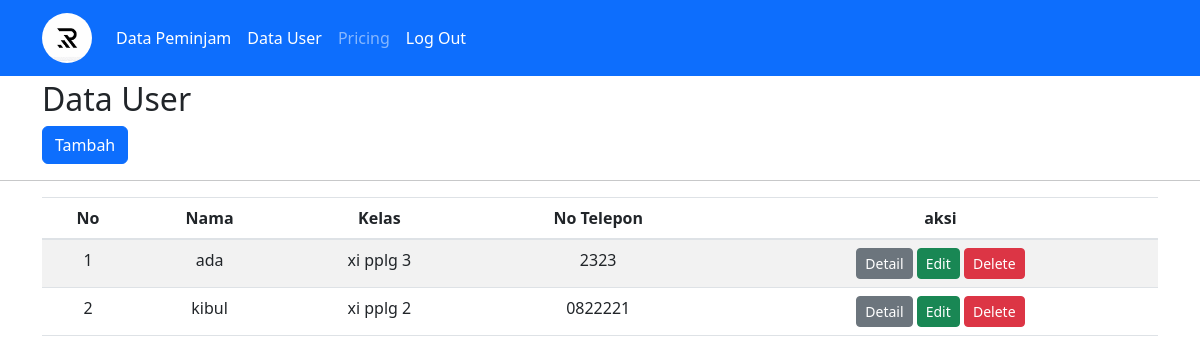
Screenshot of /user.php with the database file from the repository.
### tables this page shows
CREATE TABLE `user` (
  `id_user` int(11) NOT NULL,
  `nama` varchar(30) NOT NULL,
  `kelas` varchar(30) NOT NULL,
  `no_tlp` varchar(30) NOT NULL
);

### config/control.php (called while the page is built, shortened)
<?php
function select ($query)
{
    global $db;
    $result = mysqli_query($db, $query);
    $rows= [];
    while ($row = mysqli_fetch_assoc($result)) {
        $rows[] = $row;
    }
    return $rows;
}
?>

### user.php (the view, shortened to what this page needs)
<?php
include 'layout/header.php';
$data_user = select("SELECT * FROM user ORDER BY id_user");
?>
<div class="container mt-1">
    <h2>Data User</h2>
</div>
<div class="container">
    <a href="tambah-user.php" class="btn btn-primary">Tambah</a>
</div>
<hr>
<div class="container mt-2 text-center">
    <table class="table table-border table-striped" id="table">
        <thead>
            <tr class="text-center">
            <th scope="col">No</th>
                <th scope="col">Nama</th>
                <th scope="col">Kelas</th>
                <th scope="col">No Telepon</th>
                <th scope="col">aksi</th>
            </tr>
        </thead>
        <tbody>
            <?php $no = 1; ?>
            <?php foreach ($data_user as $user) : ?>
                <div class="container">
                    <tr>
                        <td><?= $no++; ?></td>
                        <td><?= $user['nama']; ?></td>
                        <td><?= $user['kelas']; ?></td>
                        <td><?= $user['no_tlp']; ?></td>
                        <td class="text-center">
                            <a href="detail.php?id_user=<?= $user['id_user']; ?>" class="btn btn-secondary btn-sm">Detail</a>
                            <a href="edit-user.php?id_user=<?= $user['id_user'];?>" class="btn btn-success btn-sm">Edit</a>
                            <a href="hapus-user.php?id_user=<?= $user['id_user']; ?>" class="btn btn-danger btn-sm" onclick="return confirm ('Apakah anda Yakin ?'); ">Delete</a>
                        </td>
                    </tr>
                </div>
            <?php endforeach ?>
        </tbody>
    </table>
</div>
<?php
include 'layout/footer.php';
?>

### rows the page displays
user: nama "ada", kelas "xi pplg 3", no_tlp "2323"
user: nama "kibul", kelas "xi pplg 2", no_tlp "0822221"
